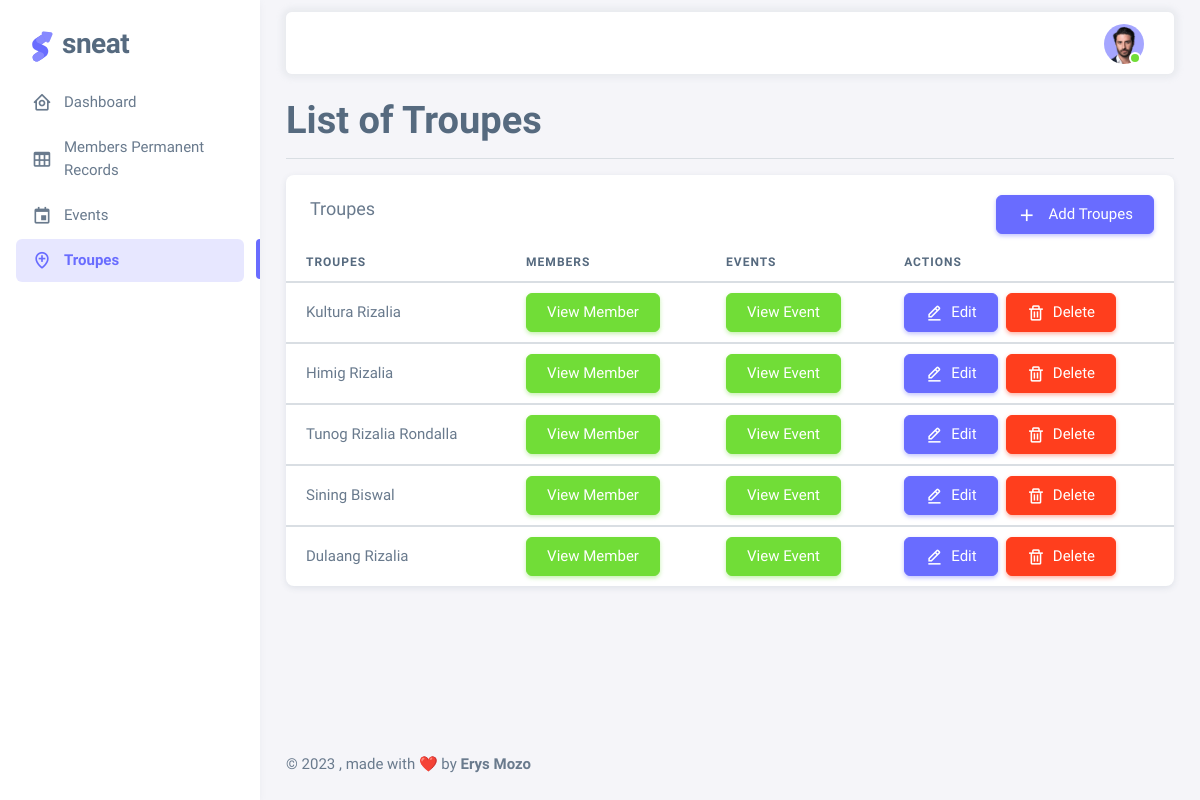
Page /pages/troupes.php (signed in) on the committed database.
### tables this page shows
CREATE TABLE `troupes` (
  `id` int(11) NOT NULL,
  `name` varchar(255) NOT NULL
);

### pages/troupes.php (the view, shortened to what this page needs)
<?php
 require "../includes/view/header.php";
?>
    <div class="layout-wrapper layout-content-navbar">
      <div class="layout-container">
        <aside id="layout-menu" class="layout-menu menu-vertical menu bg-menu-theme">
            <div class="app-brand demo">
            <a href="dashboard.php" class="app-brand-link">
                <span class="app-brand-logo demo">
                </span>
                <span class="app-brand-text demo menu-text fw-bolder ms-2">Sneat</span>
            </a>
            </div>
            <ul class="menu-inner py-1">
            <li class="menu-item">
                <a href="dashboard.php" class="menu-link">
                <i class="menu-icon tf-icons bx bx-home-circle"></i>
                <div data-i18n="Dashboard">Dashboard</div>
                </a>
            </li>
            <li class="menu-item ">
                <a href="./members-permanent-records.php" class="menu-link">
                <i class="menu-icon tf-icons bx bx-table"></i>
                <div data-i18n="Members Permanent Records">Members Permanent Records</div>
                </a>
            </li>
            <li class="menu-item">
                <a href="./events.php" class="menu-link">
                <i class="menu-icon tf-icons bx bx-calendar-event"></i>
                <div data-i18n="Events">Events</div>
                </a>
            </li>
            <li class="menu-item active">
                <a href="./troupes.php" class="menu-link">
                <i class="menu-icon tf-icons bx bx-location-plus"></i>
                <div data-i18n="Troupes">Troupes</div>
                </a>
            </li>
            </ul>
        </aside>
        <div class="layout-page">
          <?php require "../includes/view/navbar.php"; ?>
          <div class="content-wrapper">
            <div class="container-xxl flex-grow-1 container-p-y">
              <h1 class="fw-bold">List of Troupes</h1>
              <hr/>
              <div class="card">
                <h5 class="card-header">Troupes</h5>
                <div style="position: absolute; right: 20px; top: 20px;">
                <a href="./add-troupes.php">
                  <button class="btn btn-primary">
                    <i class="menu-icon tf-icons bx bx-plus"></i> Add Troupes</button></a>
                </div>
                <div class="table-responsive">
                  <table class="table table-hover">
                    <thead>
                      <tr>
                        <th>Troupes</th>
                        <th>Members</th>
                        <th>Events</th>
                        <th>Actions</th>
                      </tr>
                    </thead>
                    <?php
                      require "../includes/model/connection.php";
                      $sql = "SELECT * FROM troupes order by id desc";
                      $result = $con->query($sql);
                    ?>
                    <?php while($row = $result->fetch_assoc()) { ?>
                    <tbody class="table-border-bottom-0">
                      <tr>
                        <td>
                            <?php echo $row["name"]; ?>
                        </td>
                        <td >
                          <form action="view-troupe-member.php" method="post">
                            <button class="btn btn-success" type="submit"  name="submit"> View Member</button>
                          </form>
                        </td>
                        <td>
                          <form action="view-troupe-event.php" method="post">
                            <button class="btn btn-success" type="submit"  name="submit"> View Event</button>
                          </form>
                        </td>
                        <td class="d-flex align-items-center gap-2">
                          <form action="update-troupes.php" method="post">
                            <button class="btn btn-primary" type="submit"  name="submit"><i class="bx bx-edit-alt me-1"></i> Edit</button>
                          </form>
                          <form method="post" action="<?php echo $_SERVER['PHP_SELF']; ?>" >
                            <button type="button" class="btn btn-danger" data-bs-toggle="modal" data-bs-target="#exampleModal" data-id="<?php echo $row["id"]; ?>" onclick="confirmDelete(this);" ><i class="bx bx-trash me-1" ></i> Delete</butto>
                          </form>
                        </td>
                      </tr>
                    </tbody>
                    <?php } ?>
                  </table>
                </div>
            </div>
          </div>
<?php include "../includes/view/footer.php" ?>

### assets/css/demo.css (style rules this page uses)
.menu .app-brand.demo { height: 64px; margin-top: 12px; }
.app-brand-logo.demo svg { width: 22px; height: 38px; }
.app-brand-text.demo { font-size: 1.75rem; letter-spacing: -0.5px; text-transform: lowercase; }

### assets/css/styles.css (style rules this page uses)
*, *::before, *::after { box-sizing: border-box; scroll-behavior: smooth; }
html, body { padding: 0; margin: 0; font-size: 100%; font-family: "Roboto", sans-serif, Arial, Helvetica, sans-serif; }
h1, h2, h3, h4, ul, li { padding: 0; margin: 0; list-style: none; }
a, a::before, a::after { text-decoration: none; color: unset; }

### rows in the picture
troupes: name "Kultura Rizalia"
troupes: name "Himig Rizalia"
troupes: name "Tunog Rizalia Rondalla"
troupes: name "Sining Biswal"
troupes: name "Dulaang Rizalia"
